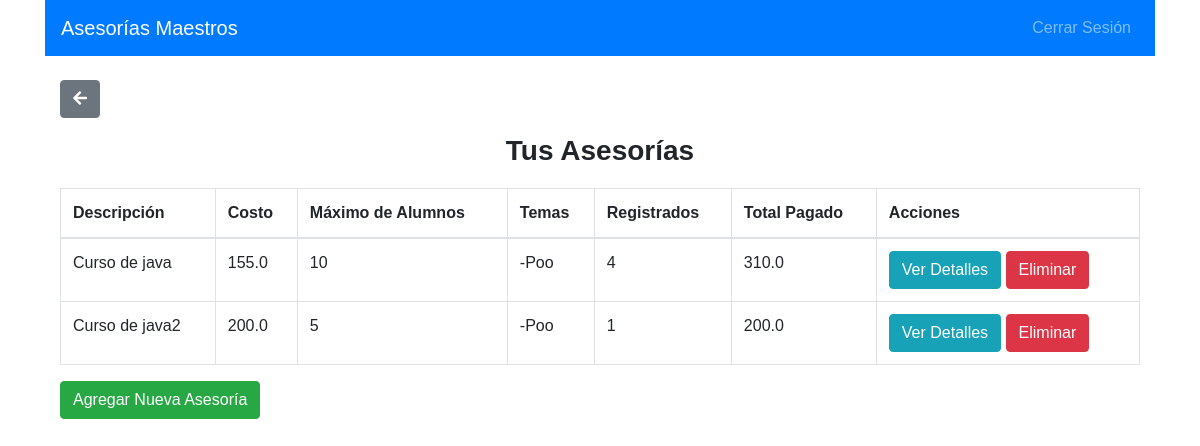
/dashboard_maestro (signed in), run on an earlier commit of the app's database.
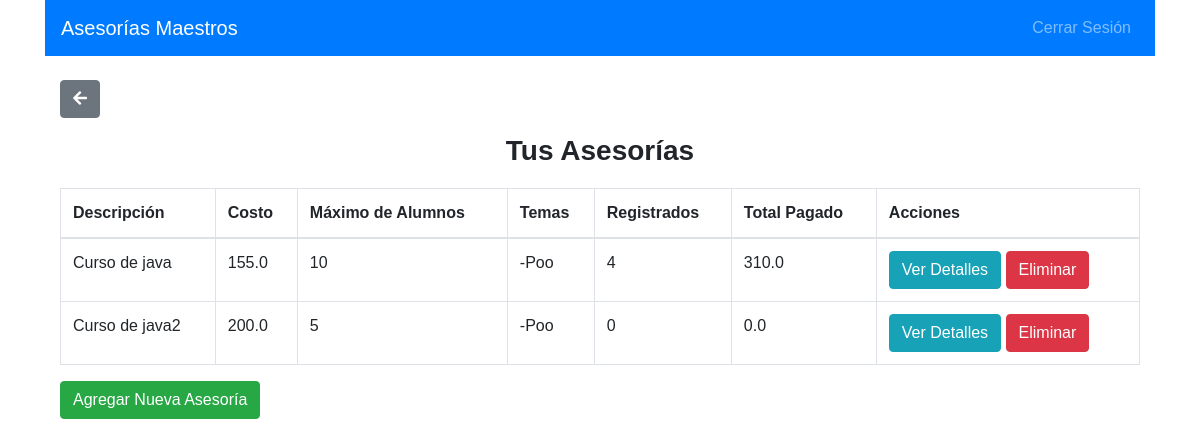
And on a later commit of the database.
### app.py (models this page shows)
class Asesoria(db.Model):
    id = db.Column(db.Integer, primary_key=True)
    descripcion = db.Column(db.String(200), nullable=False)
    costo = db.Column(db.Float, nullable=False)
    max_alumnos = db.Column(db.Integer, nullable=False)
    temas = db.Column(db.String(200), nullable=False)
    maestro_id = db.Column(db.Integer, db.ForeignKey('user.id'), nullable=False)
    alumnos = db.relationship('User', secondary=asesoria_alumno, back_populates='asesorias')
    total_pagado = db.Column(db.Float, default=0.0)
    meet_link = db.Column(db.String(200), nullable=True)  # Nueva columna

### app.py (the view)
@app.route('/dashboard_maestro')
@login_required
def dashboard_maestro():
    asesorias = db.session.query(Asesoria).filter_by(maestro_id=current_user.id).all()
    return render_template('dashboard_maestro.html', asesorias=asesorias)

### app.py (called while the page is built)
@login_manager.user_loader
def load_user(user_id):
    return User.query.get(int(user_id))

### templates/dashboard_maestro.html
{% extends 'base.html' %}
{% block content %}
<nav class="navbar navbar-expand-lg navbar-dark bg-primary">
    <a class="navbar-brand" href="#">Asesorías Maestros</a>
    <div class="collapse navbar-collapse">
        <ul class="navbar-nav ml-auto">
            <li class="nav-item">
                <a class="nav-link" href="{{ url_for('logout') }}">Cerrar Sesión</a>
            </li>
        </ul>
    </div>
</nav>
<div class="container mt-4">
    <button class="btn btn-secondary mb-3" onclick="window.history.back()"><i class="fas fa-arrow-left"></i></button>
    <h2 class="text-center">Tus Asesorías</h2>
    <table class="table table-bordered mt-3">
        <thead>
            <tr>
                <th>Descripción</th>
                <th>Costo</th>
                <th>Máximo de Alumnos</th>
                <th>Temas</th>
                <th>Registrados</th>
                <th>Total Pagado</th>
                <th>Acciones</th>
            </tr>
        </thead>
        <tbody>
            {% for asesoria in asesorias %}
                <tr>
                    <td>{{ asesoria.descripcion }}</td>
                    <td>{{ asesoria.costo }}</td>
                    <td>{{ asesoria.max_alumnos }}</td>
                    <td>{{ asesoria.temas }}</td>
                    <td>{{ asesoria.alumnos|length }}</td>
                    <td>{{ asesoria.total_pagado }}</td>
                    <td>
                        <a href="{{ url_for('ver_detalle_asesoria_maestro', id=asesoria.id) }}" class="btn btn-info">Ver Detalles</a>
                        <form action="{{ url_for('borrar_asesoria', id=asesoria.id) }}" method="POST" style="display:inline;">
                            <button type="submit" class="btn btn-danger" onclick="return confirm('¿Estás seguro de que quieres eliminar esta asesoría?');">Eliminar</button>
                        </form>
                    </td>
                </tr>
            {% endfor %}
        </tbody>
    </table>
    <a href="{{ url_for('nueva_asesoria') }}" class="btn btn-success">Agregar Nueva Asesoría</a>
</div>
{% endblock %}

What changed in the data, as far as the page shows it:
changed Asesoria "Curso de java2": alumnos|length "1" → "0"; total_pagado "200.0" → "0.0"
